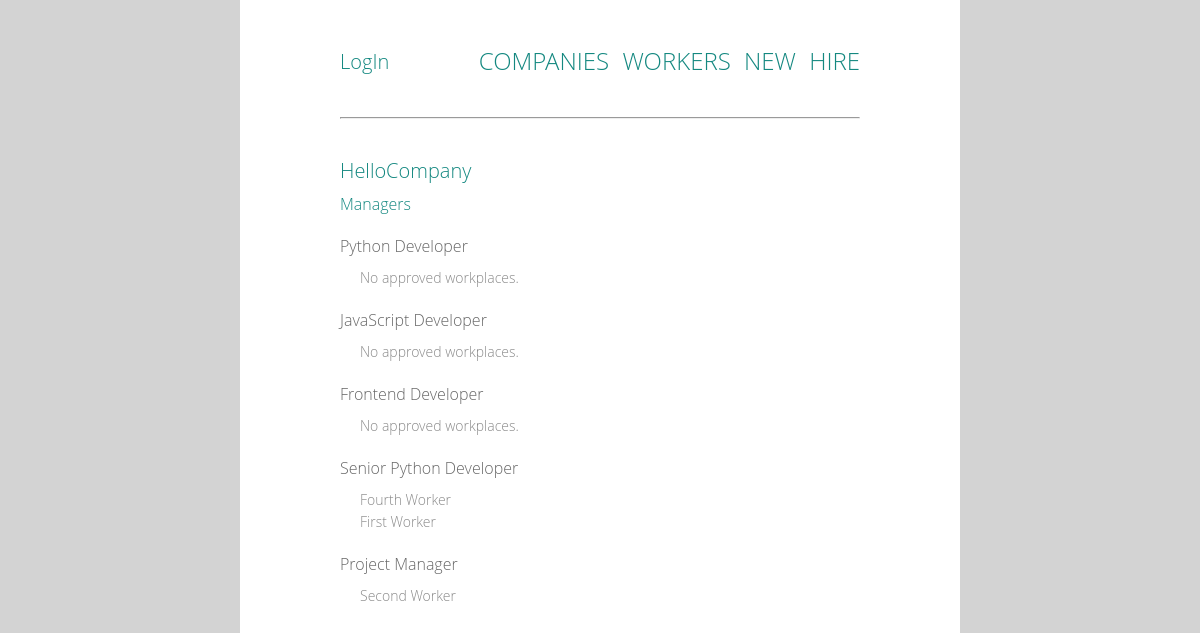
/companies/1/, run on the app's committed database.
### work/models.py (models this page shows, shortened)
class Company(models.Model):
    name = models.CharField(max_length=50)

class Work(models.Model):
    company = models.ForeignKey(
        Company, related_name='works', on_delete=models.CASCADE)
    name = models.CharField(max_length=50)
    created_date = models.DateTimeField(default=timezone.now)
    class Meta:
        unique_together = ['company', 'name']
        permissions = (
            ('can_create_work', 'Can create new work'),
        )

class WorkPlace(models.Model):
    NEW = 0
    APPROVED = 1
    CANCELLED = 2
    FINISHED = 3
    STATUS_CHOICES = (
        (NEW, 'New'),
        (APPROVED, 'Approved'),
        (CANCELLED, 'Cancelled'),
        (FINISHED, 'Finished'),
    )
    status = models.IntegerField(choices=STATUS_CHOICES, default=NEW)
    work = models.ForeignKey(
        Work, related_name='workplaces', on_delete=models.CASCADE)
    worker = models.ForeignKey(
        Worker, related_name='workplaces', on_delete=models.CASCADE)
    class Meta:
        unique_together = ['work', 'worker']
        ordering = ['status']
        permissions = (
            ('can_hire', 'Can hire workers'),
        )

class Worker(models.Model):
    first_name = models.CharField(max_length=20)
    last_name = models.CharField(max_length=20)

### work/views.py (the view)
class CompDetail(DetailView):
    model = Company
    template_name = 'work/comp_detail.html'
    def get_context_data(self, **kwargs):
        context = super().get_context_data(**kwargs)
        context['works'] = self.get_object().works.all()
        context['no_approved_wp'] = self.get_object().works.exclude(
                                                    workplaces__status=1)
        return context

### work/templates/work/comp_detail.html
{% extends 'work/base.html' %}
{% block content %}
    <h1 class='company'>{{ company.name }}</h1>
    <p><a href="{% url 'work:manag_list' company.id %}">Managers</a></p>
    <ul>
    {% for work in works %}
        <div class='work'>
            <li>{{ work.name }}
                {% if work in no_approved_wp %}
                    <p class='position'>No approved workplaces.</p>
                {% else %}
                    <ul class='position'>
                    {% for wp in work.workplaces.all %}
                        {% if wp.status == 1 %}
                            <li>{{ wp.worker.first_name }} {{ wp.worker.last_name }}</li>
                        {% endif %}
                    {% endfor %}
                    </ul>
                {% endif %}
            </li>
        </div>
    {% endfor %}
    </ul>
{% endblock %}

### work/static/work/style.css (style rules this page uses)
html, body, div, span, applet, object, iframe, h1, h2, h3, h4, h5, h6, p, blockquote, pre, a, abbr, acronym, address, big, cite, code, del, dfn, em, img, ins, kbd, q, s, samp, small, strike, strong, sub, sup, tt, var, b, u, i, center, dl, dt, dd, ol, ul, li, fieldset, form, label, legend, table, caption, tbody, tfoot, thead, tr, th, td, article, aside, canvas, details, embed, figure, figcaption, footer, header, hgroup, menu, nav, output, ruby, section, summary, time, mark, audio, video { margin: 0; padding: 0; border: 0; font-size: 100%; font: inherit; vertical-align: baseline; }
body { line-height: 1; }
ol, ul { list-style: none; }
body { font: 300 16px/22px "Open Sans", "Helvetica Neue", Helvetica, Arial, sans-serif; }
.log, .company { color: #148880; font-size: 20px; line-height: 44px; }
a { text-decoration: none; color: #148880; }
.work, .adding_form { color: #666; }
.position { color: #888; font-size: 14px; }
body { background-color: #d3d3d3; }
html, body { height: 100%; }
.work { margin-top: 20px; }
.position { margin-left: 20px; margin-top: 10px; }

### data on the page
Company: name "HelloCompany"
Work: name "Python Developer", shows "No approved workplaces."
Work: name "JavaScript Developer", shows "No approved workplaces."
Work: name "Frontend Developer", shows "No approved workplaces."
Work: name "Senior Python Developer"
WorkPlace: worker.first_name "Fourth", worker.last_name "Worker"
WorkPlace: worker.first_name "First", worker.last_name "Worker"
Work: name "Project Manager"
WorkPlace: worker.first_name "Second", worker.last_name "Worker"
